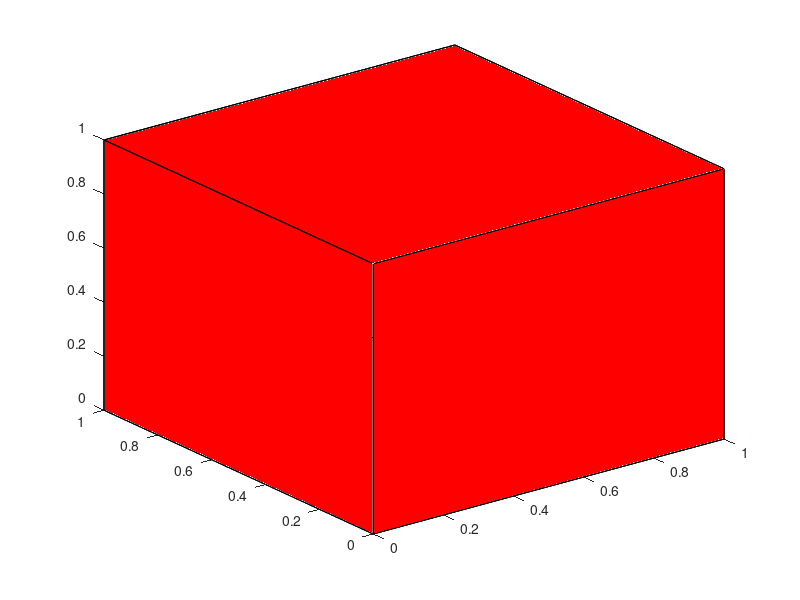

Reproduce this figure in MATLAB.
clear all
clc
x=[0 1 1 0 0 0; 1 1 0 0 1 1;1 1 0 0 1 1; 0 1 1 0 0 0];
y=[0 0 1 0 0 0; 0 1 1 1 0 0; 0 1 1 1 1 1; 0 0 1 0 1 1]; 
z=[0 0 0 0 0 1; 0 0 0 0 0 1;1 1 1 1 0 1; 1 1 1 1 0 1]; 
fill3(x,y,z,'r')